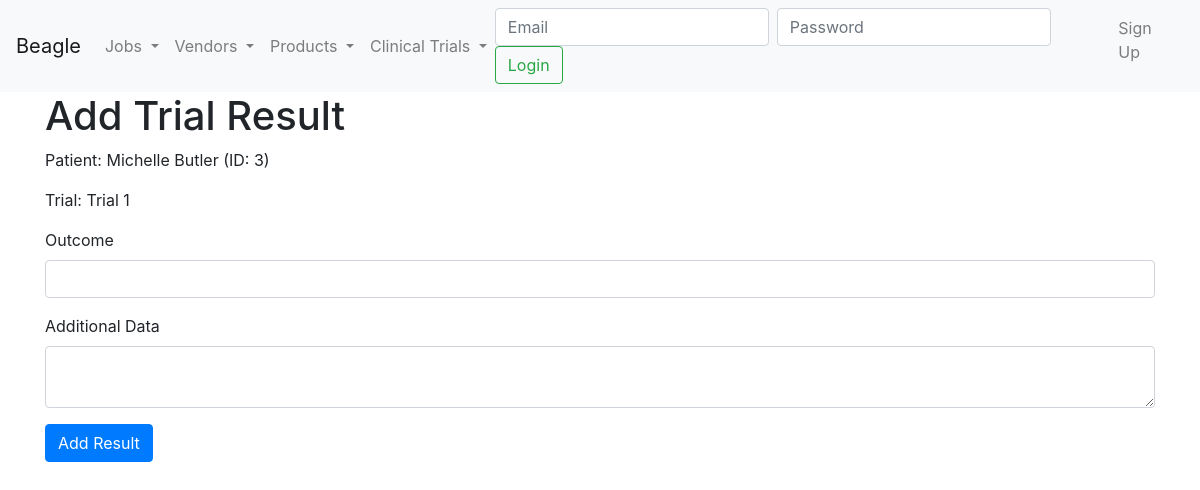
Screenshot of /enrollment/2/add_result with the database file from the repository.
### model.py (models this page shows)
class Patient(Base):
    __tablename__ = 'patients'
    PatientID = Column(Integer, primary_key=True)
    Name = Column(String, nullable=False)
    Age = Column(Integer)
    Gender = Column(Enum('Male', 'Female', 'Other', name='gender_enum'))
    MedicalHistory = Column(String)
    enrollments = relationship('TrialEnrollment', back_populates='patient')

class ClinicalTrial(Base):
    __tablename__ = 'clinical_trials'
    TrialID = Column(Integer, primary_key=True)
    TrialName = Column(String, nullable=False)
    Description = Column(String)
    StartDate = Column(Date, nullable=False)
    EndDate = Column(Date)
    TrialType = Column(Enum('formal', 'informal', name='trial_type_enum'), nullable=False)
    ProductID = Column(String, ForeignKey('products.ProductID'))
    product = relationship('Product', back_populates='clinical_trials')
    enrollments = relationship('TrialEnrollment', back_populates='trial')
    standards = relationship('ClinicalTrialStandard', back_populates='trial')

### clinical_trial.py (the view)
@app.route('/enrollment/<int:enrollment_id>/add_result', methods=['GET', 'POST'])
def add_trial_result_gui(enrollment_id):
    session = Session
    try:
        enrollment = session.query(TrialEnrollment).options(
            joinedload(TrialEnrollment.patient),
            joinedload(TrialEnrollment.trial)
        ).filter_by(EnrollmentID=enrollment_id).first()
        if not enrollment:
            abort(404, description="Enrollment not found")
        if request.method == 'POST':
            outcome = request.form['Outcome']
            additional_data = request.form['AdditionalData']
            if not outcome:
                flash('Outcome is required', 'danger')
                return redirect(url_for('add_trial_result_gui', enrollment_id=enrollment_id))
            result = TrialResult(
                EnrollmentID=enrollment_id,
                Outcome=outcome,
                DateOfResult=date.today(),
                AdditionalData=additional_data
            )
            session.add(result)
            session.commit()
            flash('Trial result recorded successfully!', 'success')
            return redirect(url_for('trial_detail_gui', trial_id=enrollment.TrialID))
        else:
            return render_template('clinical_trial/add_trial_result.html', enrollment=enrollment)
    except SQLAlchemyError as e:
        session.rollback()
        flash(f'Error: {str(e)}', 'danger')
        return redirect(url_for('trial_detail_gui', trial_id=enrollment.TrialID))

### app.py (called while the page is built)
@app.context_processor
def inject_get_job_status():
    return dict(get_job_status=get_job_status)

### templates/clinical_trial/add_trial_result.html
{% extends 'base.html' %}
{% block content %}
<h1>Add Trial Result</h1>
<p>Patient: {{ enrollment.patient.Name }} (ID: {{ enrollment.patient.PatientID }})</p>
<p>Trial: {{ enrollment.trial.TrialName }}</p>
<form method="post">
    <div class="form-group">
        <label for="Outcome">Outcome</label>
        <input type="text" class="form-control" id="Outcome" name="Outcome" required>
    </div>
    <div class="form-group">
        <label for="AdditionalData">Additional Data</label>
        <textarea class="form-control" id="AdditionalData" name="AdditionalData"></textarea>
    </div>
    <button type="submit" class="btn btn-primary">Add Result</button>
</form>
{% endblock %}

### rows the page displays
Patient: patient.Name "Michelle Butler", patient.PatientID "3"
ClinicalTrial: trial.TrialName "Trial 1"
